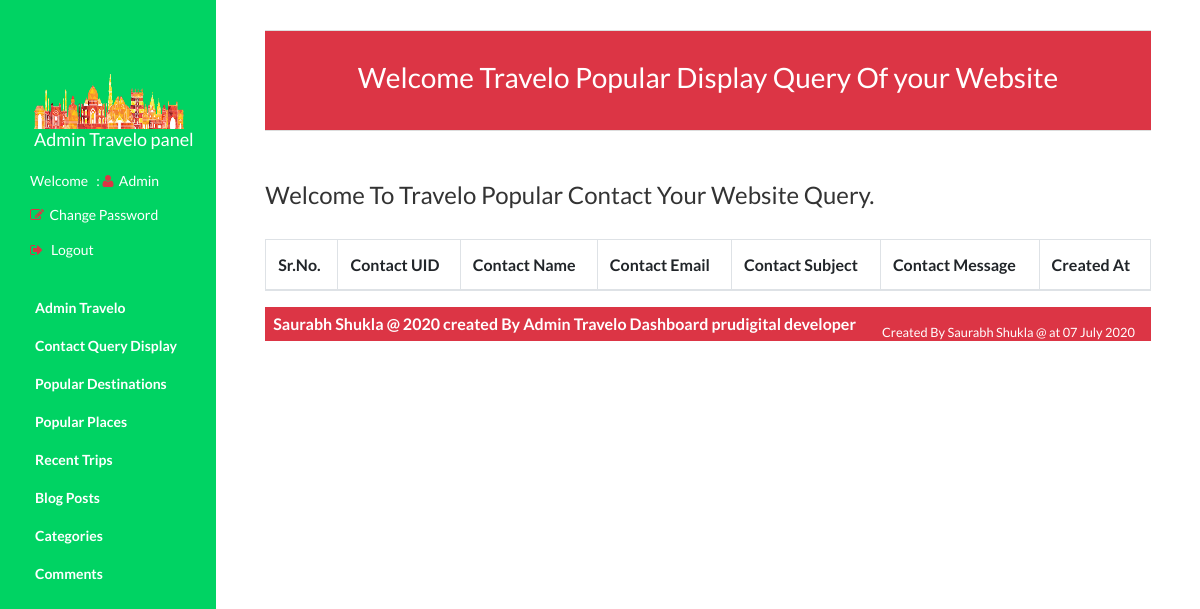
The page /admin/contactquery.php (signed in) on the database as committed earlier.
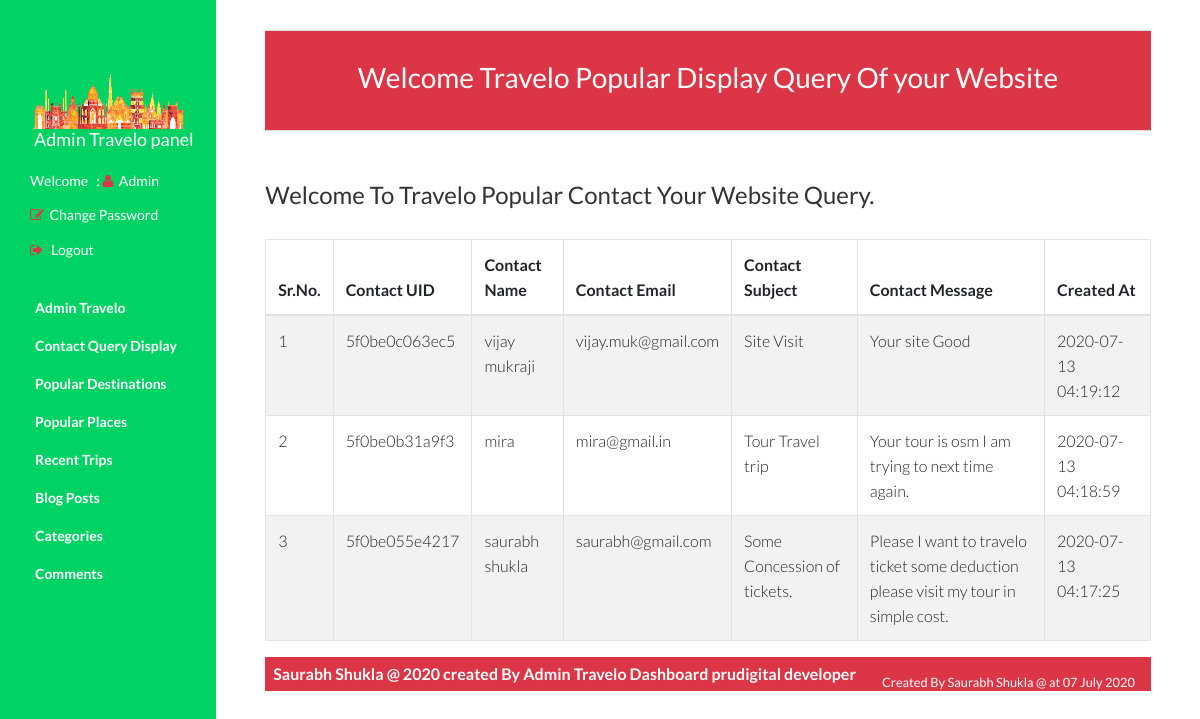
The same page on the database as committed later.
### tables this page shows
CREATE TABLE `contacts` (
  `contact_id` int(11) NOT NULL,
  `contact_uid` varchar(20) NOT NULL,
  `contact_message` text NOT NULL,
  `contact_name` varchar(255) NOT NULL,
  `contact_email` varchar(255) NOT NULL,
  `contact_subject` varchar(255) NOT NULL,
  `created_at` timestamp NOT NULL DEFAULT current_timestamp()
);

### admin/contactquery.php (the view, shortened to what this page needs)
<?php include('header.php'); ?>
<?php include('navbar.php'); ?>
<div id="main-wrapper">
   <div class="main-content">
      <section id="places">
         <div class="content-header bg-danger">
            <marquee>
               <h1 class="text-white">Welcome Travelo Popular Display Query Of your Website</h1>
            </marquee>
         </div>
         <h2 class="title">Welcome To Travelo Popular Contact Your Website Query.</h2>
         <div class="section-content">
            <table id="dataTable" class="table table-striped table-bordered nowrap" cellspacing="0" width="100%">
               <thead>
                  <tr>
                     <th>Sr.No.</th>
                     <th>Contact UID</th>
                     <th>Contact Name</th>
                     <th>Contact Email</th>
                     <th>Contact Subject</th>
                     <th>Contact Message</th>
                     <th>Created At</th>
                  </tr>
               </thead>
               <tbody>
                  <?php
                     $sql = "SELECT * FROM contacts order by created_at desc";
                     $sn = 1;
                     if($result = mysqli_query($link, $sql)){
                        while($row=mysqli_fetch_assoc($result)){
                     ?>
                  <tr>
                     <td><?php echo $sn; ?></td>
                     <td><?php echo $row['contact_uid']; ?></td>
                     <td><?php echo $row['contact_name']; ?></td>
                     <td><?php echo $row['contact_email']; ?></td>
                     <td><?php echo $row['contact_subject']; ?></td>
                     <td><?php echo $row['contact_message']; ?></td>
                     <td><?php echo $row['created_at'];?></td>
                  </tr>
                  <?php
                     $sn++;
                        }
                     }
                     ?>
               </tbody>
            </table>
         </div>
         <?php include('footer.php'); ?>

Rows that differ between the two databases and show on the page:
added contacts: contact_uid "5f0be0c063ec5", contact_name "vijay mukraji", contact_email "vijay.muk@gmail.com", contact_subject "Site Visit", contact_message "Your site Good", created_at "2020-07-13 04:19:12"
added contacts: contact_uid "5f0be0b31a9f3", contact_name "mira", contact_email "mira@gmail.in", contact_subject "Tour Travel trip", contact_message "Your tour is osm I am trying to next time again.", created_at "2020-07-13 04:18:59"
added contacts: contact_uid "5f0be055e4217", contact_name "saurabh shukla", contact_email "saurabh@gmail.com", contact_subject "Some Concession of tickets.", contact_message "Please I want to travelo ticket some deduction please visit my tour in simple cost.", created_at "2020-07-13 04:17:25"
